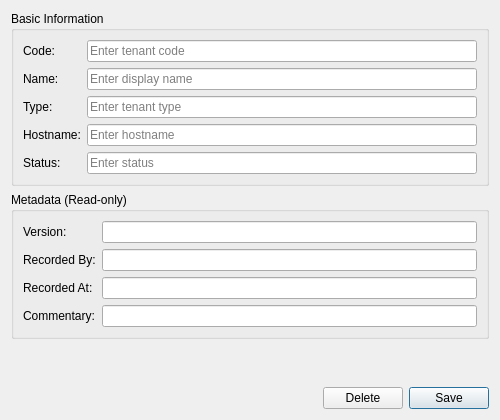
<?xml version="1.0" encoding="UTF-8"?>
<ui version="4.0">
 <class>TenantDetailDialog</class>
 <widget class="QWidget" name="TenantDetailDialog">
  <property name="geometry">
   <rect>
    <x>0</x>
    <y>0</y>
    <width>500</width>
    <height>420</height>
   </rect>
  </property>
  <property name="sizePolicy">
   <sizepolicy hsizetype="Preferred" vsizetype="Preferred">
    <horstretch>0</horstretch>
    <verstretch>0</verstretch>
   </sizepolicy>
  </property>
  <property name="minimumSize">
   <size>
    <width>450</width>
    <height>0</height>
   </size>
  </property>
  <property name="windowTitle">
   <string>Tenant Details</string>
  </property>
  <layout class="QVBoxLayout" name="verticalLayout">
   <item>
    <widget class="QGroupBox" name="basicInfoGroup">
     <property name="title">
      <string>Basic Information</string>
     </property>
     <layout class="QFormLayout" name="formLayout">
      <item row="0" column="0">
       <widget class="QLabel" name="label_codeEdit">
        <property name="text">
         <string>Code:</string>
        </property>
       </widget>
      </item>
      <item row="0" column="1">
       <widget class="QLineEdit" name="codeEdit">
        <property name="placeholderText">
         <string>Enter tenant code</string>
        </property>
       </widget>
      </item>
      <item row="1" column="0">
       <widget class="QLabel" name="label_nameEdit">
        <property name="text">
         <string>Name:</string>
        </property>
       </widget>
      </item>
      <item row="1" column="1">
       <widget class="QLineEdit" name="nameEdit">
        <property name="placeholderText">
         <string>Enter display name</string>
        </property>
       </widget>
      </item>
      <item row="2" column="0">
       <widget class="QLabel" name="label_typeEdit">
        <property name="text">
         <string>Type:</string>
        </property>
       </widget>
      </item>
      <item row="2" column="1">
       <widget class="QLineEdit" name="typeEdit">
        <property name="placeholderText">
         <string>Enter tenant type</string>
        </property>
       </widget>
      </item>
      <item row="3" column="0">
       <widget class="QLabel" name="label_hostnameEdit">
        <property name="text">
         <string>Hostname:</string>
        </property>
       </widget>
      </item>
      <item row="3" column="1">
       <widget class="QLineEdit" name="hostnameEdit">
        <property name="placeholderText">
         <string>Enter hostname</string>
        </property>
       </widget>
      </item>
      <item row="4" column="0">
       <widget class="QLabel" name="label_statusEdit">
        <property name="text">
         <string>Status:</string>
        </property>
       </widget>
      </item>
      <item row="4" column="1">
       <widget class="QLineEdit" name="statusEdit">
        <property name="placeholderText">
         <string>Enter status</string>
        </property>
       </widget>
      </item>
     </layout>
    </widget>
   </item>
   <item>
    <widget class="QGroupBox" name="metadataGroup">
     <property name="title">
      <string>Metadata (Read-only)</string>
     </property>
     <layout class="QFormLayout" name="formLayout_2">
      <item row="0" column="0">
       <widget class="QLabel" name="labelVersion">
        <property name="text">
         <string>Version:</string>
        </property>
       </widget>
      </item>
      <item row="0" column="1">
       <widget class="QLineEdit" name="versionEdit">
        <property name="readOnly">
         <bool>true</bool>
        </property>
       </widget>
      </item>
      <item row="1" column="0">
       <widget class="QLabel" name="labelRecordedBy">
        <property name="text">
         <string>Recorded By:</string>
        </property>
       </widget>
      </item>
      <item row="1" column="1">
       <widget class="QLineEdit" name="recordedByEdit">
        <property name="readOnly">
         <bool>true</bool>
        </property>
       </widget>
      </item>
      <item row="2" column="0">
       <widget class="QLabel" name="labelRecordedAt">
        <property name="text">
         <string>Recorded At:</string>
        </property>
       </widget>
      </item>
      <item row="2" column="1">
       <widget class="QLineEdit" name="recordedAtEdit">
        <property name="readOnly">
         <bool>true</bool>
        </property>
       </widget>
      </item>
      <item row="3" column="0">
       <widget class="QLabel" name="labelCommentary">
        <property name="text">
         <string>Commentary:</string>
        </property>
       </widget>
      </item>
      <item row="3" column="1">
       <widget class="QLineEdit" name="commentaryEdit">
        <property name="readOnly">
         <bool>true</bool>
        </property>
       </widget>
      </item>
     </layout>
    </widget>
   </item>
   <item>
    <spacer name="verticalSpacer">
     <property name="orientation">
      <enum>Qt::Vertical</enum>
     </property>
     <property name="sizeHint" stdset="0">
      <size>
       <width>20</width>
       <height>40</height>
      </size>
     </property>
    </spacer>
   </item>
   <item>
    <layout class="QHBoxLayout" name="buttonLayout">
     <item>
      <spacer name="horizontalSpacer">
       <property name="orientation">
        <enum>Qt::Horizontal</enum>
       </property>
       <property name="sizeHint" stdset="0">
        <size>
         <width>40</width>
         <height>20</height>
        </size>
       </property>
      </spacer>
     </item>
     <item>
      <widget class="QPushButton" name="deleteButton">
       <property name="text">
        <string>Delete</string>
       </property>
      </widget>
     </item>
     <item>
      <widget class="QPushButton" name="saveButton">
       <property name="text">
        <string>Save</string>
       </property>
       <property name="default">
        <bool>true</bool>
       </property>
      </widget>
     </item>
    </layout>
   </item>
  </layout>
 </widget>
 <resources/>
 <connections/>
</ui>
